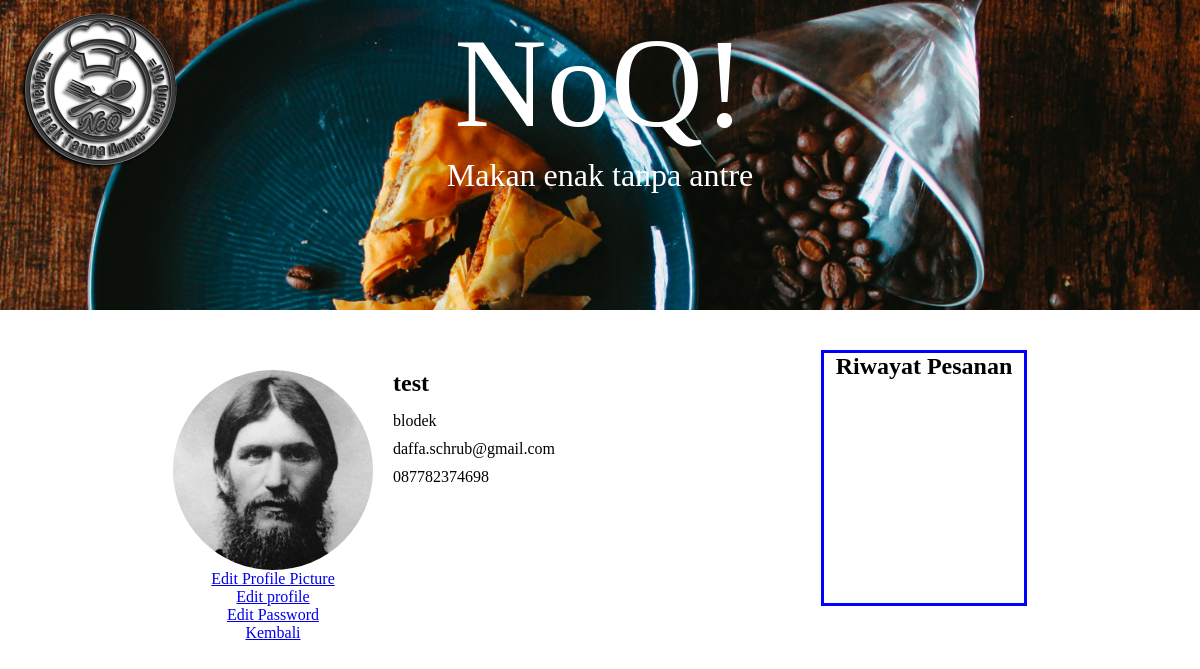
The app's page /profile.php (signed in) with its own data.
### tables this page shows
CREATE TABLE `users` (
  `id` int(11) NOT NULL,
  `nama` varchar(64) NOT NULL,
  `username` varchar(64) NOT NULL,
  `email` varchar(64) NOT NULL,
  `password` varchar(64) NOT NULL,
  `no_hp` varchar(15) NOT NULL,
  `user_image` varchar(255) NOT NULL
);

### profile.php (the view, shortened to what this page needs)
<?php include('server.php');
  $user = $_SESSION['username'];
  $query = mysqli_query($db, "select username,nama,email,no_hp,user_image from users where username='$user'");
  $user = mysqli_fetch_assoc($query);
  $res_img = "user_images/".$user['user_image'];
  $username = $user['username'];
  $email = $user['email'];
  $nama = $user['nama'];
  $no_hp = $user['no_hp'];
?>
<!DOCTYPE html>
<html lang="en">
  <head>
    <link rel="stylesheet" href="style.css" />
  </head>
  <body>
    <header class="header" style="background-image: url(./admin/images/cover-resto.jpeg)">
      <a href="./homepage.php">
        <img
          style="position: absolute; top: 0px; left: 0px"
          src="./admin/images/logo.png"
          alt="logo"
        />
      </a>
      <div class="center">
        <span class="judul">NoQ!</span>
        <br />
        <span class="motto">Makan enak tanpa antre</span>
      </div>
    </header>
    <div class="profile-container">
      <div class="image-biodata-container">
        <div class="edit-profile">
          <div class="profile-image" style="background-image: url('<?php echo $res_img;?>');">
          </div>
          <a href="./image_profile_edit.php">Edit Profile Picture</a>
          <a href="./profile_edit.php">Edit profile</a>
          <a href="./pass_edit.php">Edit Password </a>
          <a href="./homepage.php">Kembali</a>
        </div>
        <div class="biodata">
            <h2><?php echo $nama; ?></h2>
            <p><?php echo $username; ?></p>
            <p><?php echo $email; ?></p>
            <p><?php echo $no_hp; ?></p>
        </div>
      </div>
      <div class="riwayat-pemesanan">
        <h2>Riwayat Pesanan</h2>
      </div>
    </div>
  </body>
</html>

### style.css (style rules this page uses)
body { margin: 0; height: 100%; }
p, h1, h2, h3, h4, h5, h6 { margin: 0px; }
.header { background-image: url("./images/cover-resto.jpeg"); background-size: cover; height: 300px; padding-top: 10px; }
.center { text-align: center; }
.center > span { color: white; }
.judul { font-size: 8rem; }
.motto { font-size: 2rem; }
.profile-container { display: flex; flex-direction: row; justify-content: space-around; }
.image-biodata-container { display: flex; flex-direction: row; align-content: flex-start; margin-top: 60px; margin-left: 40px; }
.edit-profile { display: flex; flex-direction: column; align-items: center; margin-right: 20px; }
.profile-image { height: 200px; width: 200px; border-radius: 50%; background-image: url("./images/profile-picture.png"); background-size: cover; }
.biodata { display: flex; flex-direction: column; }
.biodata > h2 { margin-bottom: 15px; }
.biodata > p { margin: 0px; margin-bottom: 10px; }
.riwayat-pemesanan { height: 250px; width: 200px; border: blue solid; margin-top: 40px; margin-right: 40px; }
.riwayat-pemesanan > h2 { text-align: center; }

### records on screen
users: user_image (picture), nama "test", username "blodek", email "daffa.schrub@gmail.com", no_hp "087782374698"
